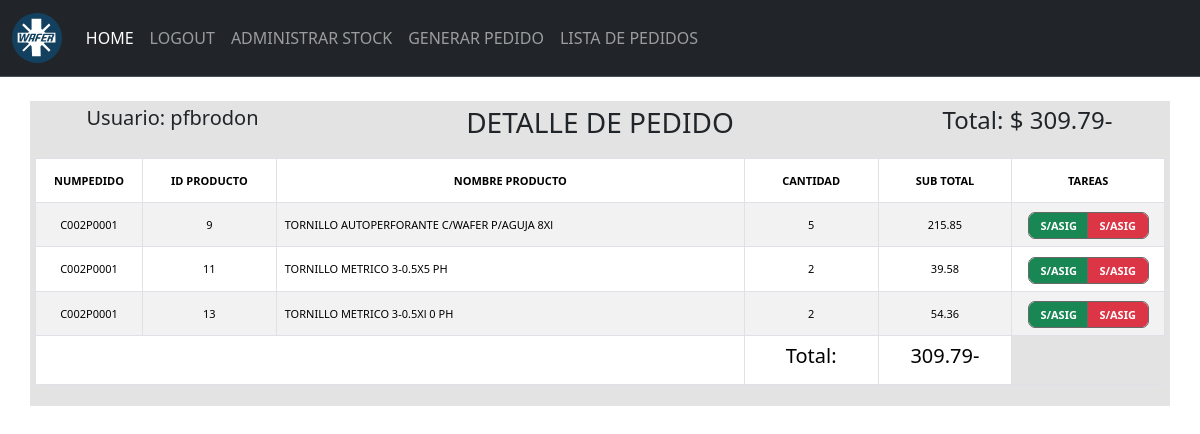
The page /listapedidos/pedidodetalle/33 (signed in) on the database its author committed.
### stock/models.py (models this page shows, shortened)
class Pedidosnumtest(models.Model):
    pedidoUser = models.CharField(max_length=50)
    pedidoIdUser = models.IntegerField()
    pedidoFecha = models.DateTimeField(auto_now_add=True)
    pedidoTotal = models.FloatField(default=0.0)
    pedidoCodigo = models.CharField(max_length=10, unique=True)

class Pedidostest(models.Model):
    numPedido= models.ForeignKey(Pedidosnumtest, on_delete=models.CASCADE)
    id_producto = models.IntegerField()
    nombre_producto = models.CharField(max_length=100)
    cantidad = models.IntegerField()
    acumulado = models.DecimalField(max_digits=10, decimal_places=2)

### stock/views.py (the view)
# urls.py: path('listapedidos/pedidodetalle/<int:id>', views.pedidodetalle, name='pedidodetalle'),
@login_required
def pedidodetalle(request, id):
    pedido= get_object_or_404 (Pedidosnumtest, id=id)
    productosPedido = Pedidostest.objects.filter(numPedido_id=pedido.id)
    totalPedido=0
    for producto in productosPedido:
        totalPedido=totalPedido+producto.acumulado
        print (totalPedido)
    return render(request, 'pedidodetalle.html',{
        'usuario': pedido.pedidoUser,
        'productosPedido':productosPedido,
        'totalPedido':totalPedido
    })

### stock/context_processor.py (called while the page is built)
def total_carrito(request):
    total = 0
    if request.user.is_authenticated:
        if "carrito" in request.session.keys():
            for key, value in request.session["carrito"].items():
                total += float(value["acumulado"])
    total = round(total, 2)
    return {"total_carrito": total}

### stock/templates/pedidodetalle.html (shortened to what this page needs)
{% extends 'base.html' %} {% block content %} {% load static %}
<link rel="stylesheet" href="{% static '/css/pedidodetalle.css' %}">
<div class="container">
    <div class="row">
        <div class="col-3 text-center" style="background-color: #e3e3e3; padding: 5px;">
            <h5>Usuario: {{ usuario }} </h5>
        </div>
        <div class="col-6 text-center" style="background-color: #e3e3e3; padding: 5px;">
            <h3>DETALLE DE PEDIDO </h3>
        </div>
        <div class="col-3 text-center" style="background-color: #e3e3e3; padding: 5px;">
            <h4>Total: $ {{ totalPedido }}- </h4>
        </div>
    </div>
    <div class="row">
        <div class="col-12" style="background-color: #e3e3e3; padding: 5px;">
            <div class="table-responsive">
                <table id="tablaProductoPedido" class="table table-striped table-bordered table-hover">
                    <thead>
                        <tr class="encabezados">
                            <th scope="col">NUMPEDIDO</th>
                            <th scope="col">ID PRODUCTO</th>
                            <th scope="col" class="text-center">NOMBRE PRODUCTO</th>
                            <th scope="col">CANTIDAD</th>
                            <th scope="col">SUB TOTAL</th>
                            <th scope="col">TAREAS</th>
                        </tr>
                    </thead>
                    <tbody>
                        {% for productopedido in productosPedido %}
                        <tr class="contenido">
                            <td scope="row">{{ productopedido.numPedido.pedidoCodigo }}</td>
                            <td>{{ productopedido.id_producto }}</td>
                            <td>{{ productopedido.nombre_producto }}</td>
                            <td>{{ productopedido.cantidad }}</td>
                            <td>{{ productopedido.acumulado }}</td>
                            <td>
                                <div class="btn-group">
                                    <a href="" class="btn btn-success">S/ASIG</a>
                                    <a href="" class="btn btn-danger">S/ASIG</a>
                                </div>
                            </td>
                        </tr>
                        {% endfor %}
                        <tr>
                            <td colspan="3" style="width: 10%;"></td>
                            <td style="width: 10%;">
                                <h5>Total:</h5>
                            </td>
                            <td class="text-center" style="width: 10%;">
                                <h5>{{totalPedido}}-</h5>
                            </td>
                        </tr>
                    </tbody>
                </table>
            </div>
        </div>
    </div>
</div>
{% endblock %}

### stock/static/css/pedidodetalle.css (style rules this page uses)
.col-12 { text-align: center; }
.col-3 { text-align: center; }
.col-6 { text-align: center; }
.table { font-size: 13px; width: 100%; border-collapse: collapse; line-height: 27px; padding: 2px; }
.table-responsive { text-align: center; align-items: center; }
.table td:nth-child(1), .table th:nth-child(1) { width: 8%; }
.table td:nth-child(2), .table th:nth-child(2) { width: 10%; }
.table td:nth-child(3), .table th:nth-child(3) { width: 35%; text-align: left; }
.table td:nth-child(4), .table th:nth-child(4) { width: 8; text-align: center; }
.table td:nth-child(5), .table th:nth-child(5) { width: 8%; text-align: center; }
.table td:nth-child(6), .table th:nth-child(6) { width: 8%; text-align: center; }
.btn-danger { width: 60px; height: 25px; ; padding: 1px; font-size: 11px; font-weight: bold; text-align: center; line-height: 22px; justify-content: center; vertical-align: middle; outline-color: dimgrey; outline-style: solid; outline-width: 1px; }
.btn-success { width: 60px; height: 25px; ; padding: 1px; font-size: 11px; font-weight: bold; text-align: center; line-height: 22px; justify-content: center; vertical-align: middle; outline-color: dimgrey; outline-style: solid; outline-width: 1px; }
.encabezados { text-align: center; }
th { font-size: 11px; }
td { font-size: 11px; }

### rows shown on the page
Pedidosnumtest: pedidoUser "pfbrodon"
Pedidostest: numPedido.pedidoCodigo "C002P0001", id_producto "9", nombre_producto "TORNILLO AUTOPERFORANTE C/WAFER P/AGUJA 8Xl", cantidad "5", acumulado "215.85"
Pedidostest: numPedido.pedidoCodigo "C002P0001", id_producto "11", nombre_producto "TORNILLO METRICO 3-0.5X5 PH", cantidad "2", acumulado "39.58"
Pedidostest: numPedido.pedidoCodigo "C002P0001", id_producto "13", nombre_producto "TORNILLO METRICO 3-0.5Xl 0 PH", cantidad "2", acumulado "54.36"

### other values the page prints
{{ totalPedido }} "309.79"
